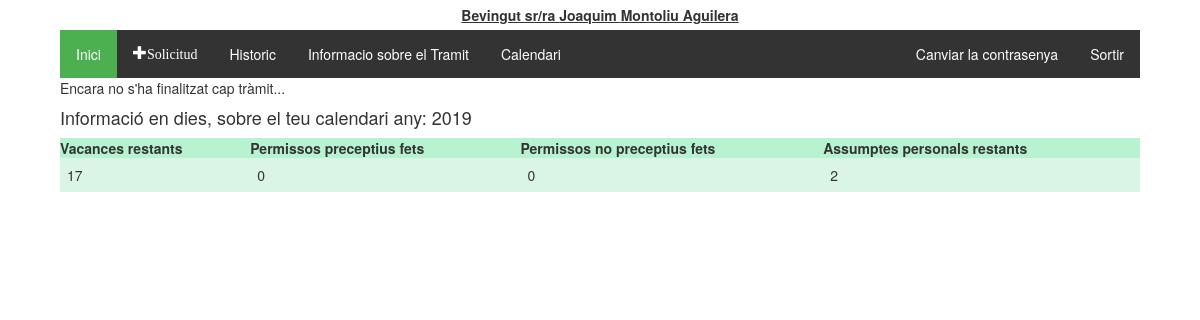
/tramitador/historic/ (signed in), run on an earlier commit of the app's database.
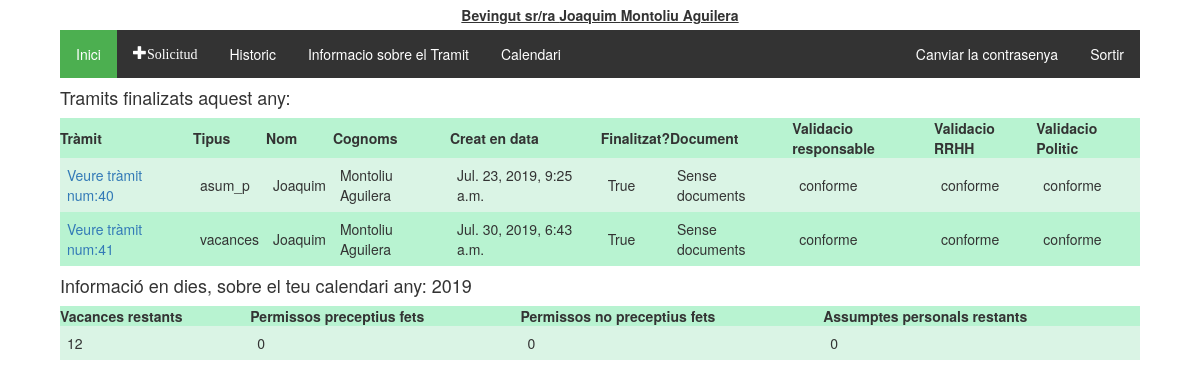
And on a later commit of the database.
### tramitador/models.py (models this page shows, shortened)
class Treballadors(AbstractUser):
    usuari = models.CharField(max_length=20)
    """nom = models.CharField(max_length=20)
    cognoms = models.CharField(max_length=20)
    email = models.CharField(max_length=50)"""
    dni = models.CharField(max_length=20, null = True, blank=True)
    areas = models.ManyToManyField(Area)
    """rol = models.CharField(max_length=20, choices = tip_rols, default = 'treb')
    estat = models.CharField(max_length=10, choices = tip_estats, default = 'alta')"""

class Calendari(models.Model):
    any = models.IntegerField(('any'),choices=year_choices(), default=current_year())
    vacances = models.IntegerField(default=22, verbose_name="Vacances disponibles")
    vacances_dies = models.CharField(max_length=500, blank=True)
    perm_precep = models.IntegerField(default=0, verbose_name="Permissos preceptius fets:")
    perm_precep_dies = models.CharField(max_length=500, blank=True)
    perm_no_precep = models.IntegerField(default=0, verbose_name="Permissos no preceptius fets:")
    perm_no_precep_dies = models.CharField(max_length=500, blank=True)
    asum_p = models.IntegerField(default=6,verbose_name="Assumptes perosnals disponibles:")
    asum_p_dies = models.CharField(max_length=500, blank=True)
    treballador = models.ForeignKey(Treballadors, on_delete=models.CASCADE)

class Tramit(models.Model):
    validacio = (
        ('conforme','conforme'),
        ('inconforme','no conforme'),
        ('espera', 'en espera'),
    )
    tipologia = (
        ('vacances', 'Vacances'),
        ('perm_precep', 'Permisos preceptius'),
        ('perm_no_precep', 'Permisos no preceptius'),
        ('asum_p', 'Asumptes personals'),
    )
    treballador = models.ForeignKey(Treballadors, on_delete=models.CASCADE)
    document = models.ForeignKey(Document, on_delete=models.SET_NULL, null=True, blank=True)
    creat_en = models.DateTimeField(auto_now_add=True)
    modificat_en = models.DateTimeField(auto_now=True)
    data_sol = models.CharField(max_length=250, help_text = "Interval de dates amb guións '-', per dies no consecutios emprar ',' Exemple:01/01/2019 - 05/01/2019, 07/01/2019")
    tipus = models.CharField(max_length=40, choices=tipologia, default='asum_p')
    finalitzat = models.BooleanField(default=False)
    """Validacio de RRHH"""
    valRRHH = models.CharField(max_length=20, choices=validacio, default='espera')
    """Validacio del responsable"""
    valResp =  models.CharField(max_length=20, choices=validacio, default='espera')
    """Validacio del Politic"""
    valPol = models.CharField(max_length=20, choices=validacio, default='espera')
    """En cas de voler explicar el motiu"""
    missatge_usuari = models.CharField(max_length=2000, null = True)
    missatge_responsable = models.CharField(max_length=2000, null = True, blank=True)
    """Millores per el admin site"""
    def was_published_recently(self):
        return self.creat_en >= timezone.now() - datetime.timedelta(days=1)
    was_published_recently.admin_order_field = 'creat_en'
    was_published_recently.boolean = True
    was_published_recently.short_description = 'Publicat recentment?'

### tramitador/views.py (the view)
@login_required
def historic(request):
    today = datetime.date.today()
    groups = request.user.groups.all()
    tramits_finalitzats = Tramit.objects.all().filter(Q(treballador__id=request.user.id) & Q(finalitzat=True) &Q(creat_en__year=today.year))
    try:
        calendari = Calendari.objects.get(treballador__id = request.user.id, any=today.year)
        context = {'tramits_finalitzats': tramits_finalitzats, 'calendari':calendari}
        return render(request, 'tramits/historic.html', context)
    except Calendari.DoesNotExist:
        context = {'tramits_finalitzats': tramits_finalitzats}
        return render(request, 'tramits/historic.html', context)

### tramitador/templatetags/group.py (called while the page is built)
@register.filter(name='has_group')
def has_group(user, group_name):
    group_name = group_name.split(";")
    for group in group_name:
        if(user.groups.filter(name=group).exists()):
            return True
    return False

### tramitador/templates/tramits/historic.html
{% extends 'tramits/base.html' %}
{% block content %}
  {% if tramits_finalitzats %}
  <h4>Tramits finalizats aquest any:</h4>
    <table class="TFtable">
      <tr>
        <th>Tràmit</th><th>Tipus</th><th>Nom</th><th>Cognoms</th><th>Creat en data</th><th>Finalitzat?</th><th>Document</th>
        <th>Validacio responsable</th><th>Validacio RRHH</th><th>Validacio Politic</th>
      </tr>
      {% for tramit in tramits_finalitzats %}
      <tr>
        <td><a href="{% url 'tramit_detall' tramit.id %}">Veure tràmit num:{{tramit.id}}</a></td><td>{{tramit.tipus}}</td><td>{{tramit.treballador.first_name}}</td><td>{{tramit.treballador.last_name}}</td>
        <td>{{tramit.creat_en}}</td><td>{{tramit.finalitzat}}</td>
        <td>
          {% if tramit.document %}
            <a href='{{ tramit.document.document.url }}' class="glyphicon glyphicon-save-file"></a>
          {% else %}
            Sense documents
          {% endif %}
        </td>
        <td>{{tramit.valResp}}</td><td>{{tramit.valRRHH}}</td><td>{{tramit.valPol}}</td>
      </tr>
      {% endfor %}
    </table>
    {% else %}
      Encara no s'ha finalitzat cap tràmit...
  {% endif %}
  {% if calendari %}
  <h4>Informació en dies, sobre el teu calendari any: {{calendari.any}}</h4>
    <table class="TFtable">
      <tr>
        <th>Vacances restants</th>
        <th>Permissos preceptius fets</th>
        <th>Permissos no preceptius fets</th>
        <th>Assumptes personals restants</th>
      </tr>
      <tr>
        <td>{{calendari.vacances}}</td>
        <td>{{calendari.perm_precep}}</td>
        <td>{{calendari.perm_no_precep}}</td>
        <td>{{calendari.asum_p}}</td>
      </tr>
    </table>
  {% else %}
    <p>Encara no tens calendari d'aquest any confeccionat.</p>
  {% endif %}
{% endblock %}

### tramitador/templates/tramits/base.html (shortened to what this page needs)
<!DOCTYPE html>
{% load static %}
{% load group %}
<html lang="es">
  <head>
    <link rel="stylesheet" href="https://maxcdn.bootstrapcdn.com/bootstrap/3.3.5/css/bootstrap.min.css">
    <link rel="stylesheet" href="https://maxcdn.bootstrapcdn.com/font-awesome/4.4.0/css/font-awesome.min.css">
    <link rel="stylesheet" href="//code.jquery.com/ui/1.12.1/themes/base/jquery-ui.css">
    <link rel="stylesheet" href="{% static 'tramits/style.css' %}">
    <link rel="stylesheet" href="{% static 'tramits/jquery.bootstrap.year.calendar.min.css' %}">
  </head>
  <body>
    <div id="heading">
      {% block heading %}
        {% if user.is_authenticated %}
          Bevingut sr/ra {{ user.first_name }} {{ user.last_name }}
        {% else %}
          <p>Encara no t'has autentificat:<a href="{% url 'login' %}"><button type="button" class="btn btn-primary">Entrar</button></a></p>
        {% endif %}
      {% endblock %}
    </div>
    {% if user.is_authenticated %}
      <div id="main_block">
        <div id="options_block">
          <ul class="menu_options">
            <li><a href="{% url 'index' %}" class="active">Inici</a></li>
            <li><a href="{% url 'nou_tramit' %}"class ="glyphicon glyphicon-plus">Solicitud</a></li>
            <li><a href="{% url 'historic' %}">Historic</a></li>
            <li><a target="_blank" href="{% static 'documentacio/manual.pdf' %}">Informacio sobre el Tramit</a></li>
            <li><a target="_blank" href="{% url 'calendari' %}">Calendari</a></li>
            <li class="menu_options_dreta"><a href="{% url 'logout' %}">Sortir</a></li>
            <li class="menu_options_dreta"><a href="/permivac/tramitador/accounts/password_change/">Canviar la contrasenya</a></li>
          </ul>
        </div>
        {% block content %}
        {% endblock %}
      </div>
    {% endif %}
  </body>
</html>

### tramitador/static/tramits/style.css (style rules this page uses)
#heading { display:flex; flex-direction: row; justify-content: center; align-content:center; align-items:center; width: 90%; height: auto; margin-left: auto; margin-right: auto; padding: 5px; text-decoration: underline; font-weight: bold; }
#main_block { display:flex; flex-direction:column; width: 90%; margin-left: auto; margin-right: auto; height: auto; justify-content: center; }
.TFtable { width: 100%; height: auto; padding: 5px; }
.TFtable td { padding:7px; border:border#4ef495 1px solid; }
.TFtable tr { background:#b8f3d1; }
.TFtable tr:nth-child(odd) { background:#b8f3d1; }
.TFtable tr:nth-child(even) { background:#daf4e5; }
ul.menu_options { list-style-type: none; margin: 0; padding: 0; overflow: hidden; background-color: #333; }
ul.menu_options li { float: left; }
ul.menu_options li.menu_options_dreta { float:right; }
ul.menu_options li a { display: block; color: white; text-align: center; padding: 14px 16px; text-decoration: none; }
.active { background-color: #4CAF50; }
a, i { cursor: pointer; }

What changed in the data, as far as the page shows it:
now on this page (row edited): Tramit: id "40", tipus "asum_p", treballador.first_name "Joaquim", treballador.last_name "Montoliu Aguilera", creat_en "Jul. 23, 2019, 9:25 a.m.", finalitzat "True", shows "Sense documents", valResp "conforme", valRRHH "conforme", valPol "conforme"
added Tramit: id "41", tipus "vacances", treballador.first_name "Joaquim", treballador.last_name "Montoliu Aguilera", creat_en "Jul. 30, 2019, 6:43 a.m.", finalitzat "True", shows "Sense documents", valResp "conforme", valRRHH "conforme", valPol "conforme"
changed Calendari: vacances "17" → "12"; asum_p "2" → "0"
Also different on the page:
text no longer shown: "Encara no s'ha finalitzat cap tràmit..."
text now shown: "Tramits finalizats aquest any: Tràmit Tipus Nom Cognoms Creat en data Finalitzat? Document Validacio responsable Validacio RRHH Validacio Politic"
